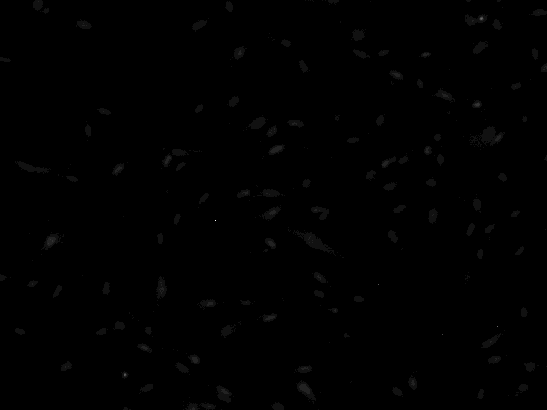
#> input picture bme481-midterm-projects/data/B6_DAPI_1.tif, 547 x 410 px, shrunk from 1280 x 960 before the run
$ python nuclei_labeling_size_filter.py
#> lines starting #> are read from the running program, lines starting #| are printed output that depends on the picture; after the words box and inside, x2 and y2 are one past the last pixel; in counts of white or black regions, pixels touching at a corner belong together
from pathlib import Path
import matplotlib.pyplot as plt
from skimage import io, measure
from skimage.filters import threshold_otsu
from scipy.ndimage import gaussian_laplace
from scipy import ndimage as ndi

# Paths

BASE_DIR = Path(__file__).resolve().parent.parent
DATA_DIR = BASE_DIR / "data"
OUT_DIR = BASE_DIR / "outputs"
OUT_DIR.mkdir(exist_ok=True)

IMAGE_PATH = DATA_DIR / "B6_DAPI_1.tif"

if not IMAGE_PATH.exists():
    raise FileNotFoundError(
        f"Missing required image: {IMAGE_PATH}\n"
        "Place the file in the repo's data/ folder (not included publicly)."
    )

# Parameters

SIGMA = 7
MIN_AREA = 70  # pixels; tune to remove tiny artifacts

# Load + segment

img = io.imread(IMAGE_PATH)
#> img is the input picture: shape (410, 547) uint16; min 127, max 4095, mean 198.8
log_img = gaussian_laplace(img.astype(float), sigma=SIGMA)
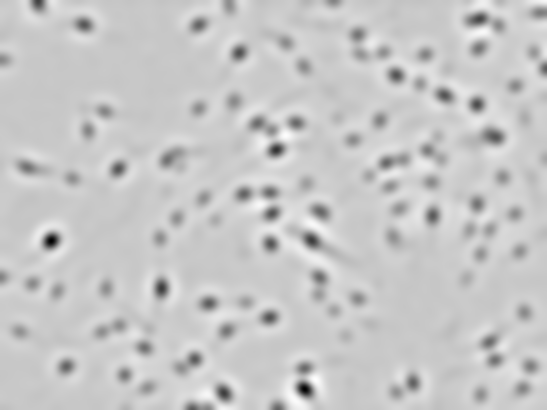
#> log_img: shape (410, 547) float64; min -3.67, max 1.02, mean -0.00655; drawn with min black and max white

thr = threshold_otsu(log_img)
#> thr = -0.438
binary = log_img <= thr
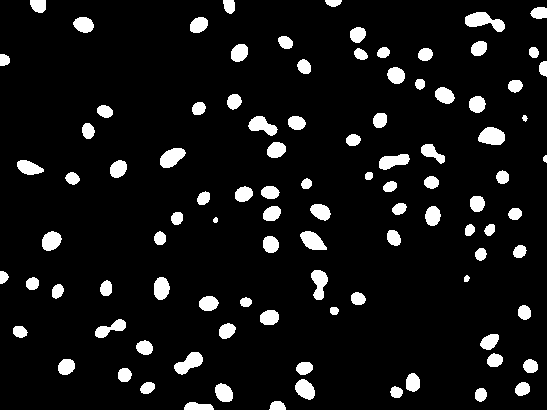
#> binary: shape (410, 547) bool; 8% white; 99 white regions

labeled, num_all = ndi.label(binary)
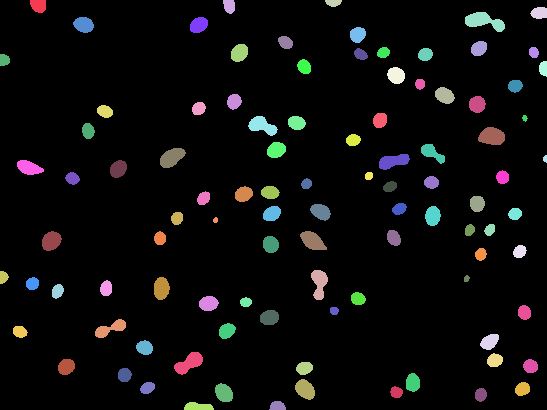
#> labeled: shape (410, 547) int32; 100 distinct labels, from 0 to 99; one colour per label, 0 black
#> num_all = 99
props = measure.regionprops(labeled)
#> props = 99 regions; largest, box (x1, y1, x2, y2) and area: (465, 12, 505, 32) 444, (478, 127, 505, 145) 376, (174, 352, 203, 375) 367, (160, 148, 186, 168) 351, (248, 116, 278, 136) 338

# Filter by size
valid = [p for p in props if p.area >= MIN_AREA]
#> valid = 93 regions; largest, box (x1, y1, x2, y2) and area: (465, 12, 505, 32) 444, (478, 127, 505, 145) 376, (174, 352, 203, 375) 367, (160, 148, 186, 168) 351, (248, 116, 278, 136) 338
num_valid = len(valid)
#> num_valid = 93

print(f"Total components: {num_all}")
#| Total components: 99
print(f"Valid nuclei (area >= {MIN_AREA}): {num_valid}")
#| Valid nuclei (area >= 70): 93

# Plot (2x2) and save image as .png file

fig, ax = plt.subplots(2, 2, figsize=(12, 12))

ax[0, 0].imshow(img, cmap="gray")
ax[0, 0].set_title("Original (DAPI)")
ax[0, 0].axis("off")

ax[0, 1].imshow(binary, cmap="gray")
ax[0, 1].set_title("Binary (LoG + Otsu)")
ax[0, 1].axis("off")

ax[1, 0].imshow(labeled, cmap="nipy_spectral")
ax[1, 0].set_title("Connected Components")
ax[1, 0].axis("off")

ax[1, 1].imshow(labeled, cmap="nipy_spectral")
ax[1, 1].set_title(f"Filtered + Annotated (>= {MIN_AREA}px)")
ax[1, 1].axis("off")

# Annotate valid nuclei with consecutive labels
for idx, p in enumerate(valid, start=1):
    y, x = p.centroid
    ax[1, 1].text(x, y, str(idx), color="white", fontsize=6, ha="center", va="center")
#> this loop made 93 passes
#> (y, x) on passes 1 to 12: (5.23, 38.1), (5.72, 228.9), (2.41, 333), (12.5, 538.9), (20.77, 483.5), (24.3, 83.34), (24.56, 198.4), (34.23, 357.3), (41.95, 285.1), (48.01, 478.6), (52.43, 239), (52.14, 383)

fig.suptitle(f"Total: {num_all} | Valid: {num_valid}", fontsize=12)
out_path = OUT_DIR / "dapi_cc_filtered_labeled.png"
plt.savefig(out_path, dpi=200, bbox_inches="tight")
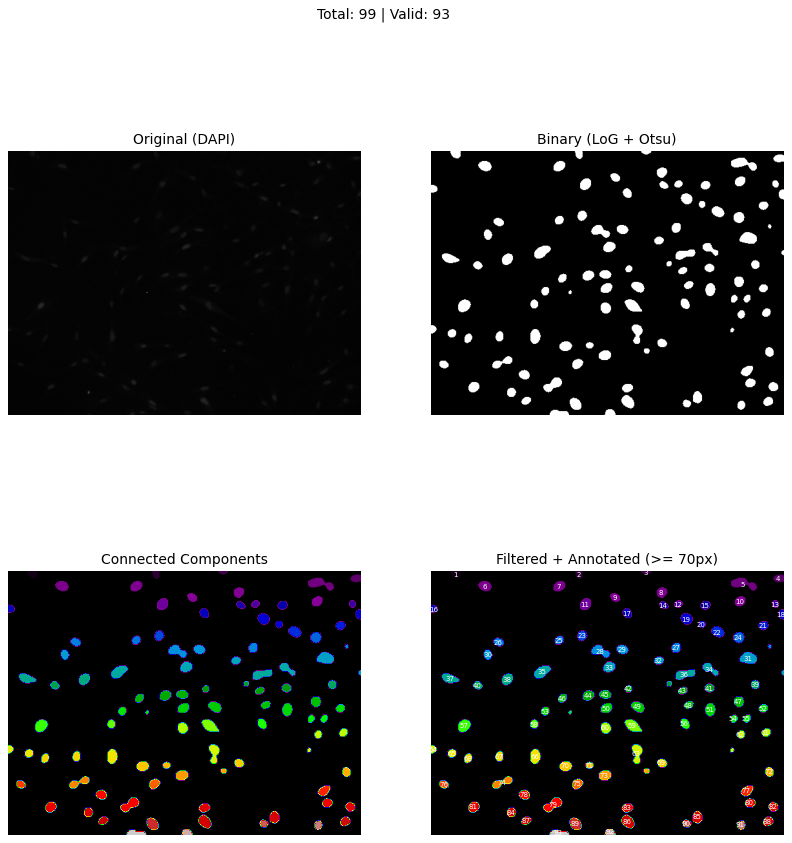
#> figure drawn by matplotlib, 4 panels
plt.show()
